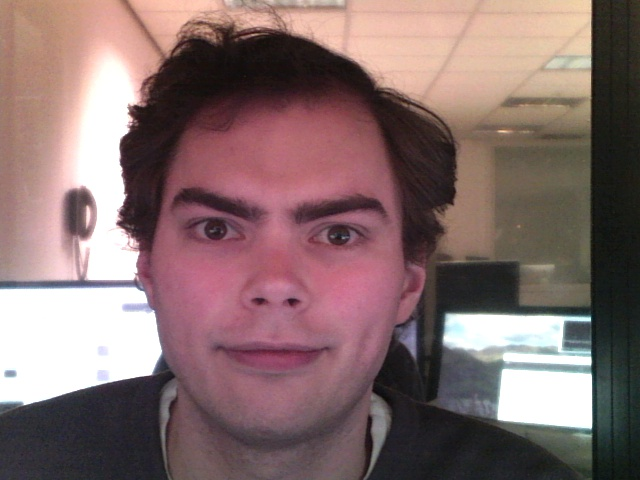
#> input picture solo_ys/webcam-eyetracker/PyOpenCV/pygazetracker/test.jpg, 640 x 480 px, given in place of my_photo-5.jpg, which was not available
$ python auto_canny.py
#> lines starting #> are read from the running program, lines starting #| are printed output that depends on the picture; pictures that were not available may be replaced by others from this repository, and a replacement may not be noted
# import the necessary packages
import numpy as np
import argparse
import glob
import cv2

def auto_canny(image, sigma=0.33):
	# compute the median of the single channel pixel intensities
	v = np.median(image)

	# apply automatic Canny edge detection using the computed median
	lower = int(max(0, (1.0 - sigma) * v))
	upper = int(min(255, (1.0 + sigma) * v))
	edged = cv2.Canny(image, lower, upper)

	# return the edged image
	return edged

image = cv2.imread('my_photo-5.jpg')
#> image is the input picture: shape (480, 640, 3); mean B, G, R 109, 109.6, 134
gray = cv2.cvtColor(image, cv2.COLOR_BGR2GRAY)
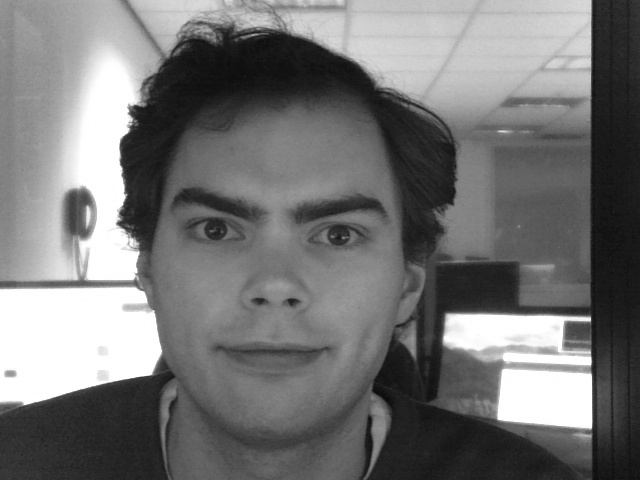
#> gray: shape (480, 640); min 10, max 255, mean 116.8
blurred = cv2.GaussianBlur(gray, (3, 3), 0)

# apply Canny edge detection using a wide threshold, tight
# threshold, and automatically determined threshold
wide = cv2.Canny(blurred, 10, 200)
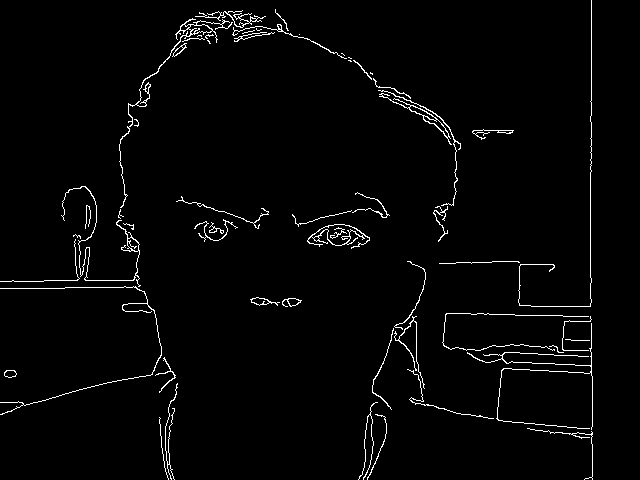
#> wide: shape (480, 640); 2.3% white in thin lines or dots
tight = cv2.Canny(blurred, 225, 250)
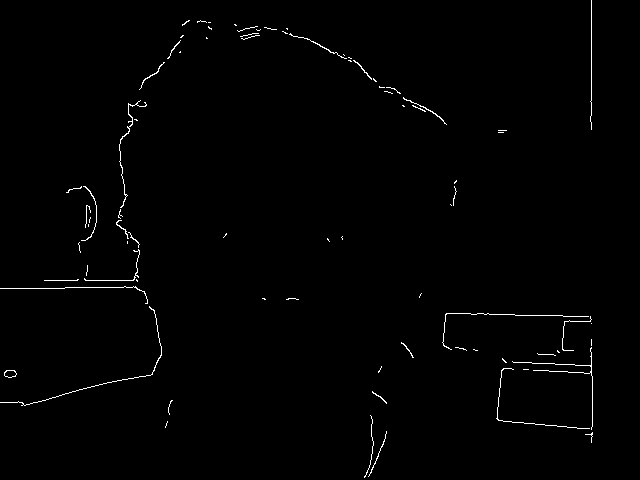
#> tight: shape (480, 640); 0.85% white in thin lines or dots
auto = auto_canny(blurred)
#> in auto_canny, `v = np.median(image)`: v = 109
#> in auto_canny, `lower = int(max(0, (1.0 - sigma) * v))`: lower = 73
#> in auto_canny, `upper = int(min(255, (1.0 + sigma) * v))`: upper = 144
#> in auto_canny, `edged = cv2.Canny(image, lower, upper)`:
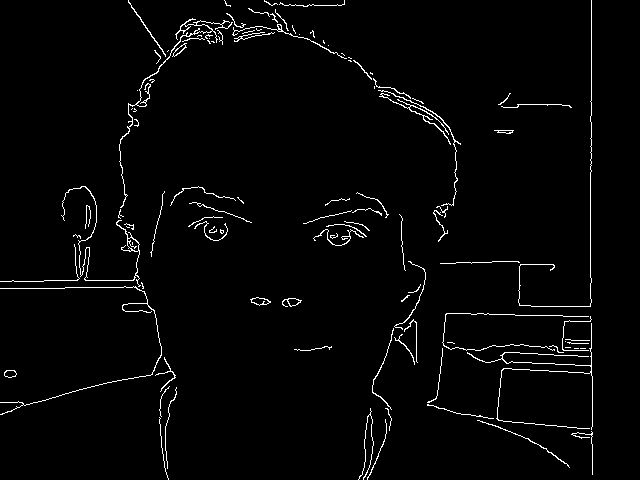
#> edged: shape (480, 640); 2.3% white in thin lines or dots

# show the images
cv2.imshow("Original", image)
cv2.imshow("Edges", np.hstack([wide, tight, auto]))
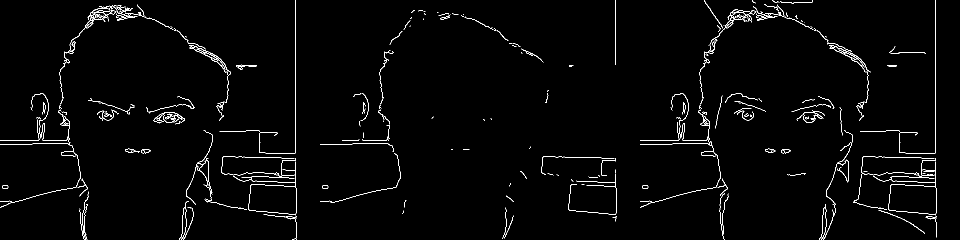
#> window 'Edges': shape (480, 1920) (shown at 1/2 size); 1.8% white in thin lines or dots
cv2.waitKey(0)
